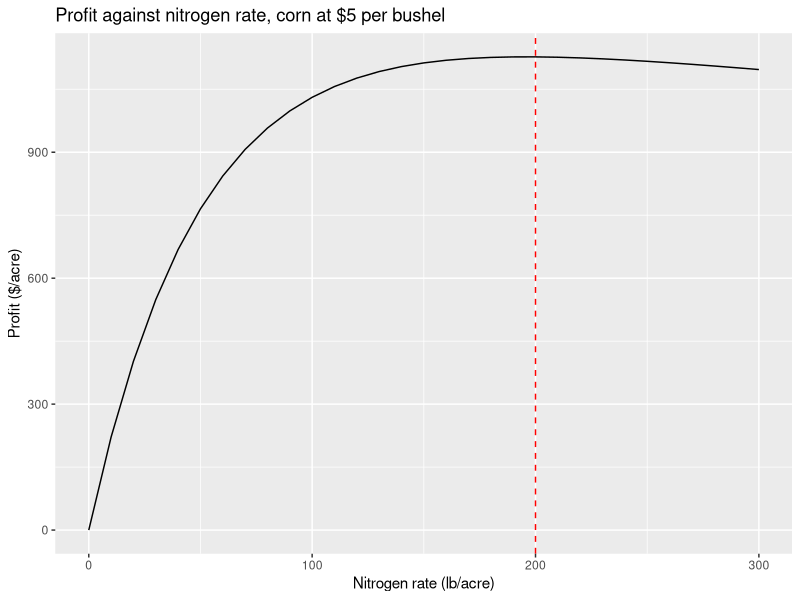

Source code (R): (Note: this script raises an error after producing the figure.)
## ---- chunk 1
library(dplyr)
library(ggplot2)
library(microbenchmark)
library(future.apply)
## ---- chunk 2
calc_yield <- function(N) {
  250 * (1 - exp(-0.02 * N))
}

calc_yield(100)
## ---- chunk 3
calc_profit <- function(N, corn_price = 5, n_price = 0.5) {
  yield <- calc_yield(N)
  corn_price * yield - n_price * N
}

calc_profit(100)

calc_profit(N = 100, corn_price = 7, n_price = 0.8)
## ---- chunk 4
exists("yield")
## ---- chunk 5
N_seq <- seq(0, 300, by = 25)

profit_loop <- rep(NA, length(N_seq))

for (i in seq_along(N_seq)) {
  profit_loop[i] <- calc_profit(N_seq[i])
}

round(profit_loop, 1)
## ---- chunk 6
profit_lapply <- lapply(N_seq, \(x) calc_profit(x, corn_price = 7, n_price = 0.8))

profit_lapply[1:3]

round(unlist(profit_lapply), 1)
## ---- chunk 7
par_grid <- expand.grid(
  N = seq(0, 300, by = 10),
  corn_price = c(3, 5, 7)
)

nrow(par_grid)
head(par_grid)
## ---- chunk 8
i <- 1

par_grid$N[i]
par_grid$corn_price[i]

calc_profit(N = par_grid$N[i], corn_price = par_grid$corn_price[i])
## ---- chunk 9
get_profit_row <- function(i) {
  data.frame(
    N = par_grid$N[i],
    corn_price = par_grid$corn_price[i],
    profit = calc_profit(N = par_grid$N[i], corn_price = par_grid$corn_price[i])
  )
}

profit_df <- do.call(rbind, lapply(seq_len(nrow(par_grid)), get_profit_row))

head(profit_df)
nrow(profit_df)
## ---- chunk 10
best_N <-
  profit_df %>%
  dplyr::group_by(corn_price) %>%
  dplyr::filter(profit == max(profit)) %>%
  dplyr::ungroup()

best_N
## ---- chunk 11
opt_N_5 <- best_N$N[best_N$corn_price == 5]

ggplot(data = dplyr::filter(profit_df, corn_price == 5)) +
  geom_line(aes(x = N, y = profit)) +
  geom_vline(xintercept = opt_N_5, linetype = 2, color = "red") +
  labs(
    x = "Nitrogen rate (lb/acre)",
    y = "Profit ($/acre)",
    title = "Profit against nitrogen rate, corn at $5 per bushel"
  )
## ---- chunk 12
fine_grid <-
  data.frame(N = seq(0, 300, by = 0.1)) %>%
  dplyr::mutate(profit = calc_profit(N, corn_price = 5))

nrow(fine_grid)

by_filter <- dplyr::filter(fine_grid, profit == max(profit))
by_sort <- dplyr::arrange(fine_grid, profit) %>% dplyr::slice(n())

by_filter
all.equal(by_filter, as.data.frame(by_sort))
## ---- chunk 13
mb <- microbenchmark(
  filter_max = dplyr::filter(fine_grid, profit == max(profit)),
  arrange_slice = dplyr::arrange(fine_grid, profit) %>% dplyr::slice(n()),
  times = 50
)

summary(mb)[, c("expr", "median")]
## ---- chunk 14
profit_with_loop <- function(N_vector) {
  out <- rep(NA, length(N_vector))
  for (i in seq_along(N_vector)) {
    out[i] <- calc_profit(N_vector[i])
  }
  out
}

N_big <- seq(0, 300, length.out = 10000)

all.equal(profit_with_loop(N_big), calc_profit(N_big))
## ---- chunk 15
mb2 <- microbenchmark(
  loop = profit_with_loop(N_big),
  vectorized = calc_profit(N_big),
  times = 20
)

summary(mb2)[, c("expr", "median")]
## ---- chunk 16
parallel::detectCores()
## ---- chunk 17
plan(multisession, workers = 2)

profit_parallel <- future_lapply(N_seq, \(x) calc_profit(x, corn_price = 7, n_price = 0.8))

all.equal(profit_parallel, profit_lapply)

plan(sequential)
